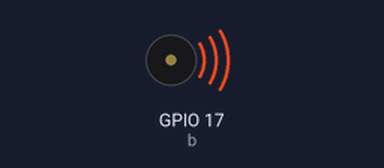
Bench run of a program on a simulated Raspberry Pi (BCM pin numbers). Parts: buzzer (waves = sounding). At 6.0 s the program stops and its outputs stay as they are.

Above: at 0.1 s.
At 6.1 s:
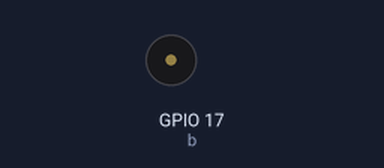
Timing chart, 0 to 7.5 s (numbered marks = the images above):
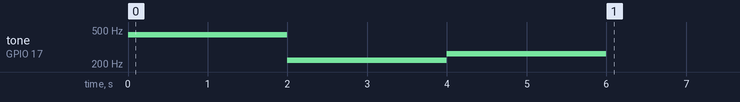

The program:

buzzer_pwm.py
```python
#import the libraries used
from gpiozero import TonalBuzzer

from gpiozero.tones import Tone

from time import sleep

b = TonalBuzzer(17)

#different ways to choose note

b.play(Tone("A4")); sleep(2)

b.play(Tone(220.0)); sleep(2) # Hz

b.play(Tone(midi= 60)) ; sleep (2)# middle C in MIDI notation

b.stop() # to stop sound
```

Measured:
- by itself, tone on GPIO 17 (b): silent → 440 Hz at 0.00 s, → 220 Hz 2.0 s later, → 262 Hz 2.0 s later, → silent 2.0 s later
